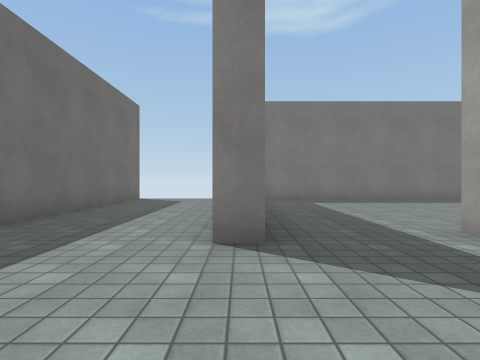
[1] (above)

22 first-person views from a walk through a scene from a Unity 3-D project. The camera is 1.2 m above the floor, looks level and sees 80° across. Doors are open. The floor is counted in squares, 2 m on a side. Each view is taken from the middle of a square. On the plan, view 1 faces up. The plan holds only what a view shows up to about 9 squares ahead; the rest is blank. The player is left out. Surface patterns are stand-ins for the level's own textures.

[2]
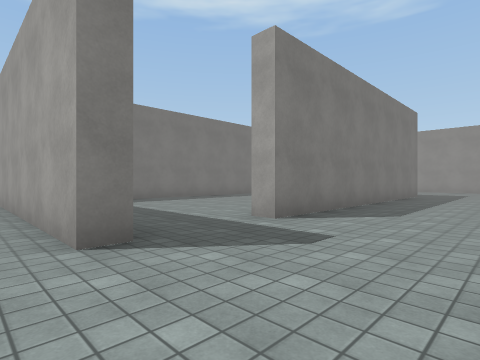

[3]
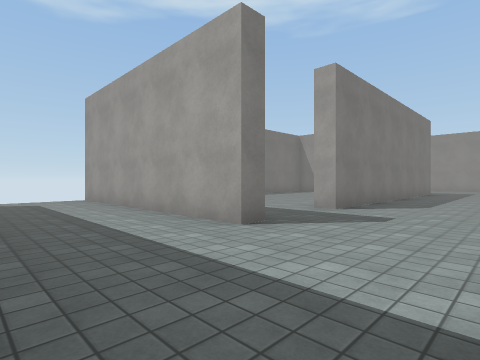

[4]
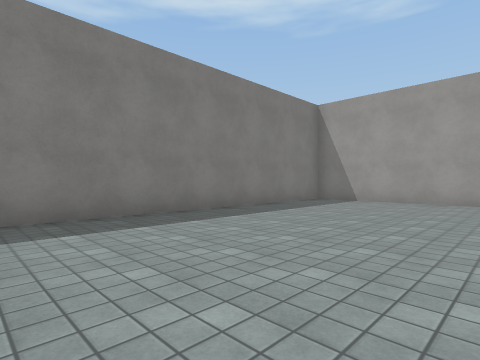

[5]
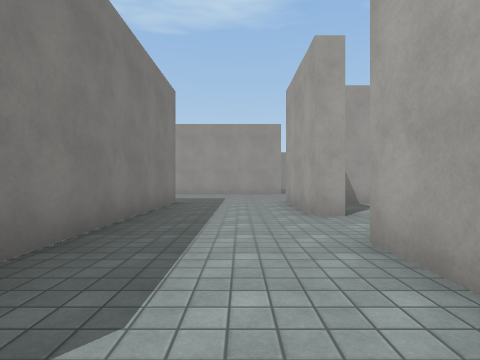

[6]
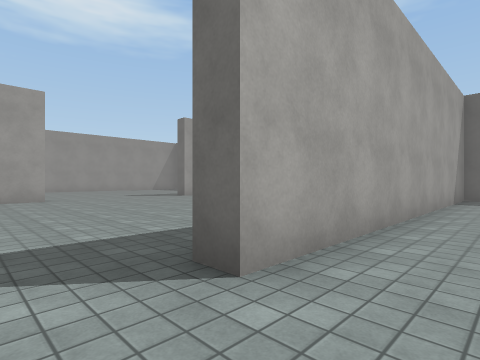

[7]
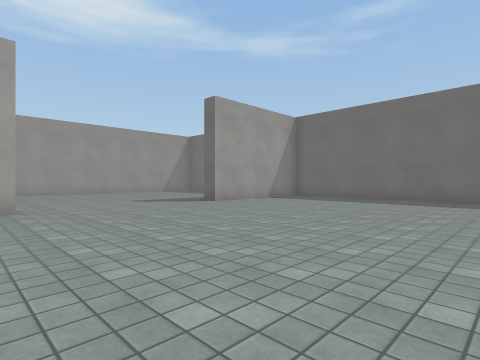

[8]
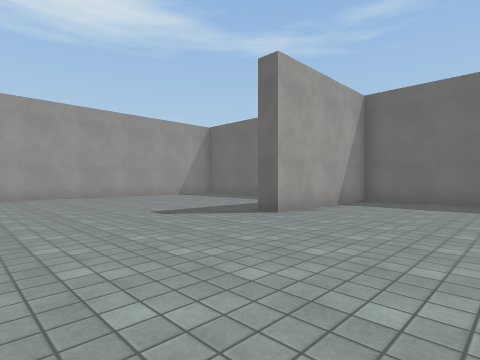

[9]
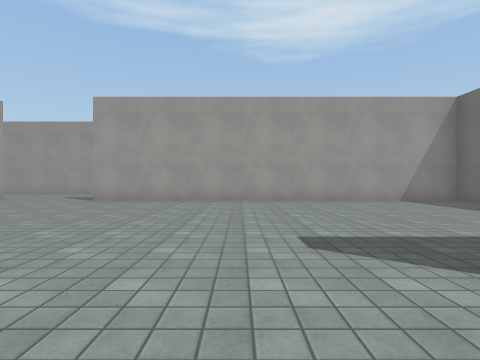

[10]
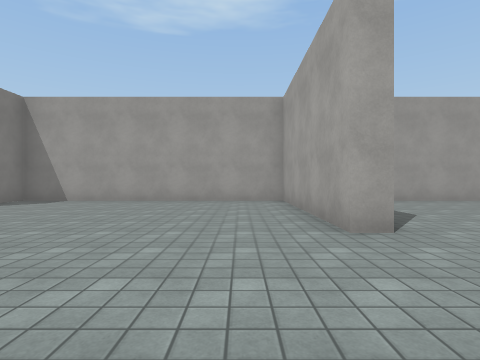

[11]
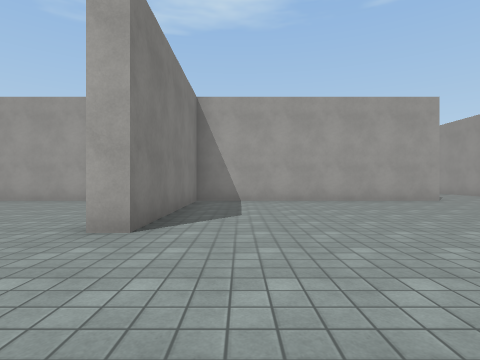

[12]
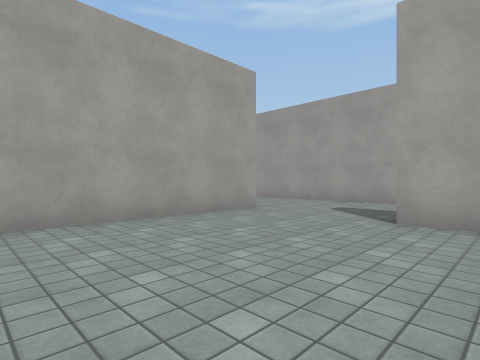

[13]
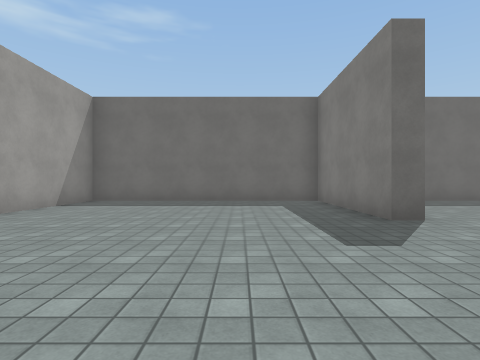

[14]
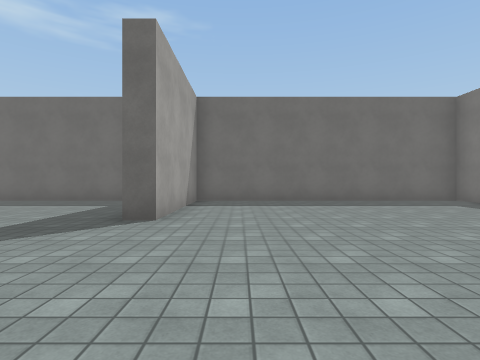

[15]
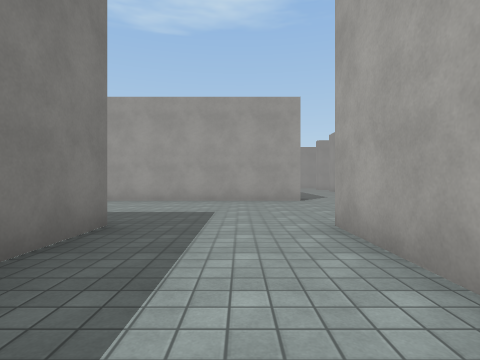

[16]
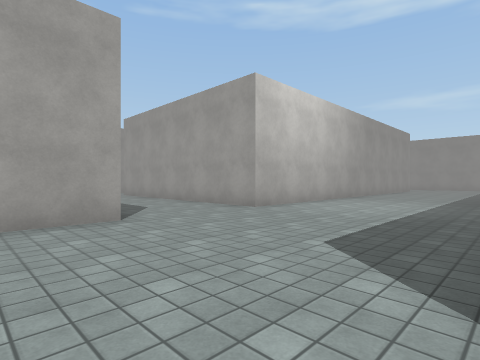

[17]
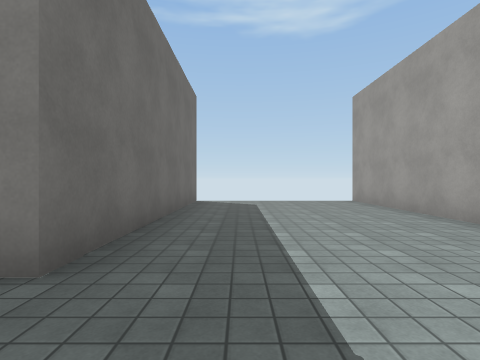

[18]
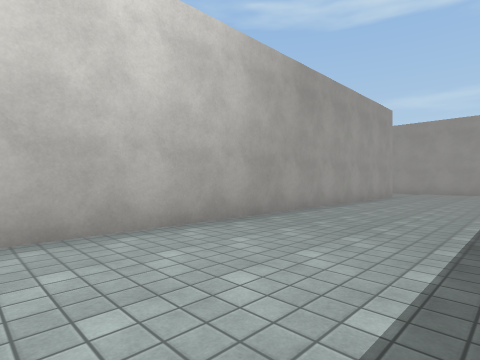

[19]
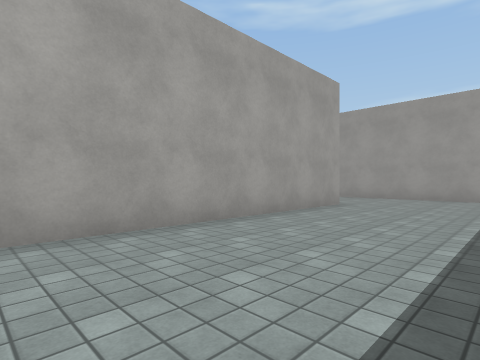

[20]
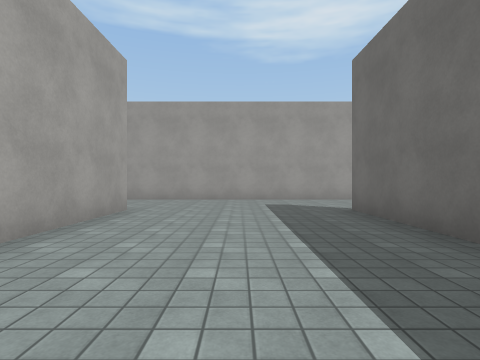

[21]
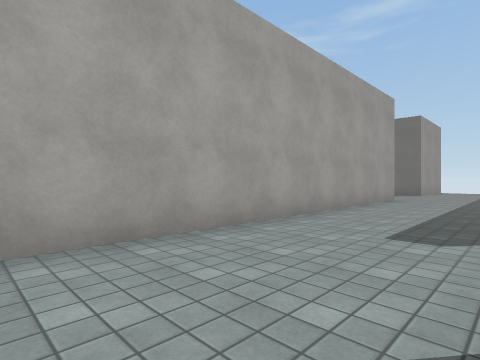

[22]
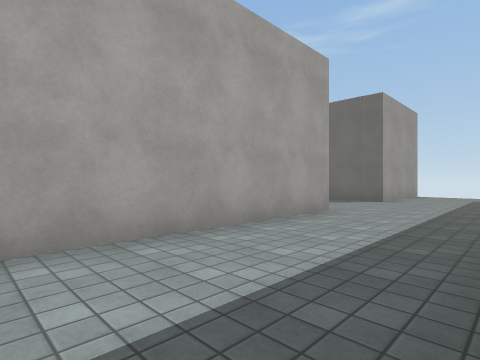

### Floor plan
Ten units are one square. View 1 is at (0, 0); x grows to the right and y downward. Boxes are objects, and circles mark ways between rooms. Rooms are numbered by the first view taken in them; rooms with no view inside come last. Other rooms are left out.
<svg viewBox="-45 -97 203 306">
<path fill="none" stroke="#000" d="M2 -27 -3 -27 -3 -92M-32 2 57 2M54 -27 25 -27M-33 -90 -33 -39M102 -46 102 -87 8 -87M108 126 108 158M102 159 102 87 52 87M7 87 -33 87 -33 152 72 152M153 158 153 38M77 2 108 2M28 188 145 188M153 8 153 -92M-20 188 -3 188 -3 204M108 -92 108 -27 54 -27M52 82 102 82 102 7 94 7M-24 7 -33 7 -33 82 7 82"/>
<circle cx="15" cy="-30" r="3" fill="#2a7"/>
<circle cx="60" cy="-15" r="3" fill="#2a7"/>
<circle cx="30" cy="85" r="3" fill="#2a7"/>
<circle cx="65" cy="5" r="3" fill="#2a7"/>
<text x="-10" y="-30">1</text>
<text x="50" y="-60">2</text>
<text x="80" y="100">3</text>
<text x="40" y="50">4</text>
</svg>
Room 1 opens to room 2. Room 1 opens to room 3. Room 3 opens to room 4.

Where each view was taken, in squares from view 1:
view 1: 0 up, 0 right, facing up
view 2: 0 up, 1 left, facing up-right
view 3: 0 up, 3 left, facing up-right
view 4: 4 up, 2 right, facing up-right
view 5: 1 up, 3 right, facing right
view 6: 1 up, 7 right, facing down-left
view 7: 2 down, 6 right, facing down-left
view 8: 5 down, 5 right, facing down-left
view 9: 7 down, 3 right, facing down
view 10: 7 down, 2 right, facing right
view 11: 10 down, 2 right, facing right
view 12: 11 down, 6 right, facing down-right
view 13: 11 down, 5 right, facing left
view 14: 7 down, 5 right, facing left
view 15: 1 up, 7 right, facing right
view 16: 1 up, 11 right, facing down-right
view 17: 1 up, 12 right, facing up
view 18: 5 down, 12 right, facing down-right
view 19: 9 down, 12 right, facing down-right
view 20: 10 down, 13 right, facing down
view 21: 16 down, 12 right, facing down-left
view 22: 16 down, 8 right, facing down-left
